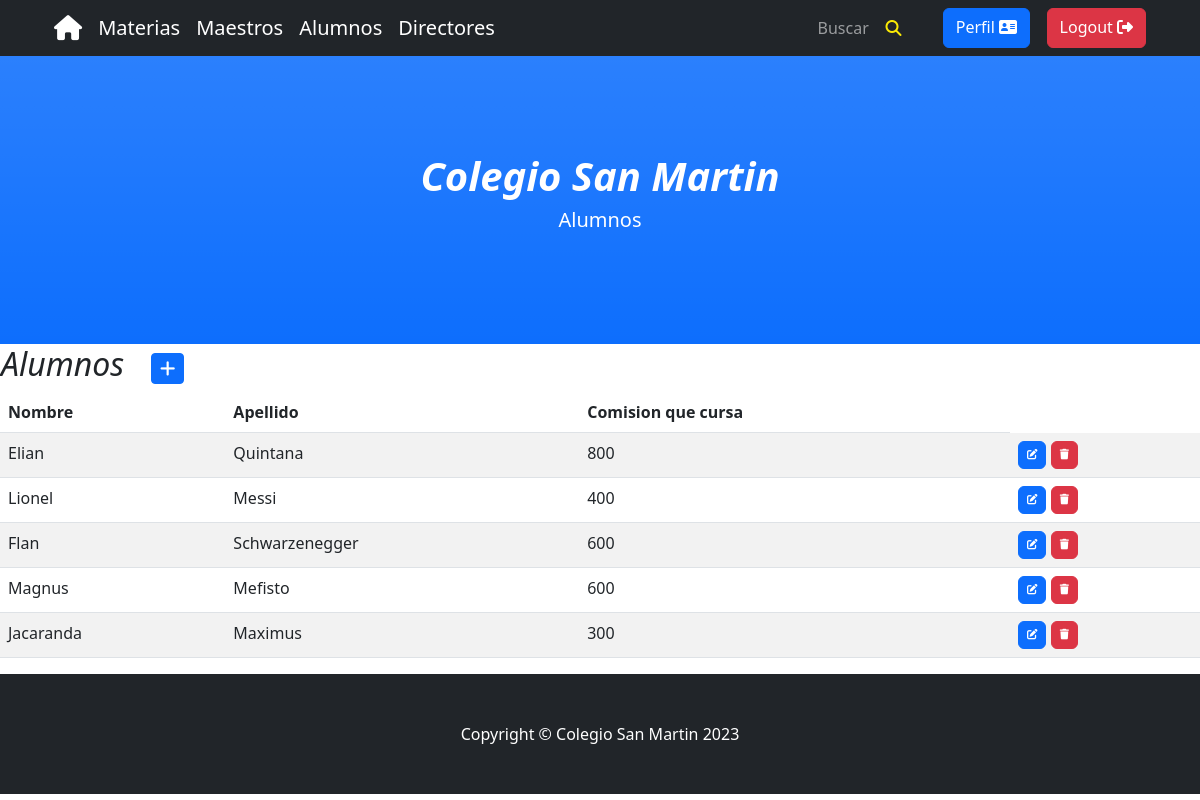
Page /alumnos/ (signed in) on the committed database.
### aplicacion/models.py (models this page shows, shortened)
class Alumno(models.Model):
    nombre = models.CharField(max_length=50, blank=False)
    apellido = models.CharField(max_length=50, blank=False)
    documento = models.IntegerField(blank=False)
    email = models.EmailField(blank=False)
    comision = models.ManyToManyField(Materia)

class Materia(models.Model):
    nombre = models.CharField(max_length=50)
    comision = models.IntegerField()

### aplicacion/views.py (the view)
# urls.py: path('alumnos/', AlumnosList.as_view(), name='alumnos'),
class AlumnosList(LoginRequiredMixin, ListView):
    model = Alumno

### aplicacion/templates/aplicacion/alumno_list.html (shortened to what this page needs)
{% extends 'aplicacion/base.html' %}
{% load static %}
{% block barra %}
    <li class="nav-item"><a class="nav-link" href="{% url 'buscar_alumno' %}">Buscar&nbsp;&nbsp;&nbsp;&nbsp;<i class="fa-solid fa-magnifying-glass fa-beat" style="color: #faea05;"title="Buscar Alumno"></i></a></li>
{% endblock barra %}
{% block titulo %}
    <p class="lead">Alumnos</p>
{% endblock titulo %}
{% block contenido %}
    <table>
        <tr>
            <td width="150"><h2><i>Alumnos</i></h2></td>
            <td>
                <a href="{% url 'create_alumno' %}"
                class="btn btn-primary btn-sm"
                >
                </a>
            </td>
        </tr>
    </table>
    <table class="table table-striped">
        <thead>
             <tr>
                <th>Nombre</th>
                <th>Apellido</th>
                <th>Comision que cursa</th>
             </tr>
        </thead>
        <tbody>
        {% for a in alumno_list %}
        <tr>
            <td>{{ a.nombre }}</td>
            <td>{{ a.apellido }}</td>
            <td>
                {% for materia in a.comision.all %}
                        {{ materia.comision }}
                {% endfor %}
            </td>
            <td>
                <a
                    href="{% url 'update_alumno' pk=a.pk %}"
                    class="btn btn-primary"
                    style="--bs-btn-padding-y: .25rem; --bs-btn-padding-x: .5rem; --bs-btn-font-size: .75rem;"
                    >
                </a>
                <a
                    href="{% url 'delete_alumno' pk=a.pk %}"
                    class="btn btn-danger"
                    style="--bs-btn-padding-y: .25rem; --bs-btn-padding-x: .5rem; --bs-btn-font-size: .75rem;"
                    >
                </a>
            </td>
        </tr>
        {% endfor %}
    </tbody>
    </table>
{% endblock contenido %}

### aplicacion/templates/aplicacion/base.html (shortened to what this page needs)
<!DOCTYPE html>
<html lang="en">
    <head>
        {% load static %}
        <link href="{% static 'aplicacion/css/styles.css' %}" rel="stylesheet" />
        <link rel="stylesheet" href="https://cdnjs.cloudflare.com/ajax/libs/font-awesome/6.4.2/css/all.min.css">
    </head>
    <body id="page-top">
        <nav class="navbar navbar-expand-lg navbar-dark bg-dark fixed-top" id="mainNav">
            <div class="container px-4">
                <a class="navbar-brand" href="{% url 'home' %}"><i class="fa fa-house fa-lg" title="Inicio"></i></a>
                {% if user.is_authenticated %}
                    <a class="navbar-brand" href="{% url 'materias' %}">Materias</a>
                    <a class="navbar-brand" href="{% url 'maestros' %}">Maestros</a>
                    <a class="navbar-brand" href="{% url 'alumnos' %}">Alumnos</a>
                    <a class="navbar-brand" href="{% url 'directores' %}">Directores</a>
                {% endif %}
                <div class="collapse navbar-collapse" id="navbarResponsive">
                    <ul class="navbar-nav ms-auto">
                        {% block barra %}
                        {% endblock barra %}
                        {% if user.is_authenticated %}
                            <a class="btn btn-primary" href="{% url 'editar_perfil' %}">Perfil <i class="fa-solid fa-address-card" style="color;"title="Editar Perfil"></i></a>
                            <a class="btn btn-danger" href="{% url 'logout' %}">Logout <i class="fa-solid fa-right-from-bracket" style="color;"title="Logout"></i></a>
                        {% endif %}
                    </ul>
                </div>
            </div>
        </nav>
        <header class="bg-primary bg-gradient text-white">
            <div class="container px-4 text-center">
                <h1 class="fw-bolder"><i>Colegio San Martin</i></h1>
                <h2>
                {% block titulo %}
                {% endblock titulo %}
                </h2>
            </div>
        </header>
        {% block contenido %}
        {% endblock contenido %}
        <footer class="py-5 bg-dark">
            <div class="container px-4"><p class="m-0 text-center text-white">Copyright &copy; Colegio San Martin 2023</p></div>
        </footer>
    </body>
</html>

### rows in the picture
Alumno: nombre "Elian", apellido "Quintana"
Materia: comision "800"
Alumno: nombre "Lionel", apellido "Messi"
Materia: comision "400"
Alumno: nombre "Flan", apellido "Schwarzenegger"
Materia: comision "600"
Alumno: nombre "Magnus", apellido "Mefisto"
Alumno: nombre "Jacaranda", apellido "Maximus"
Materia: comision "300"
